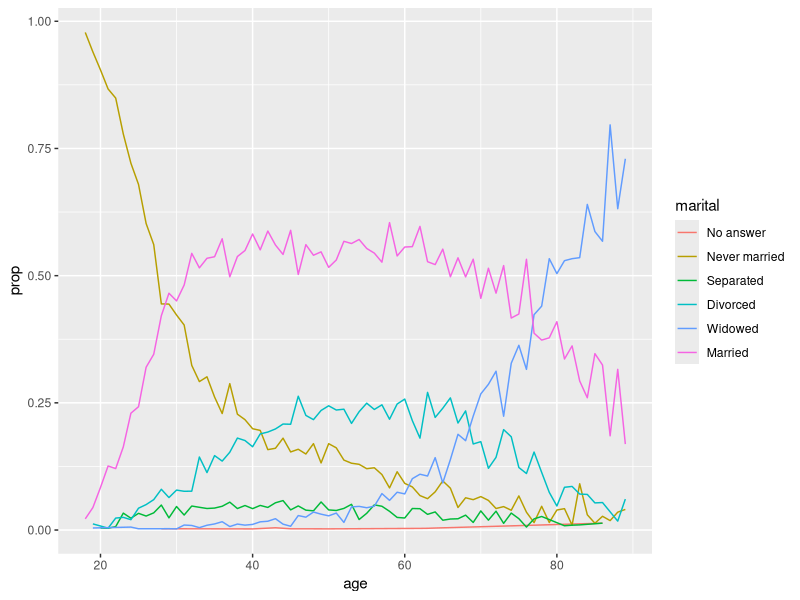
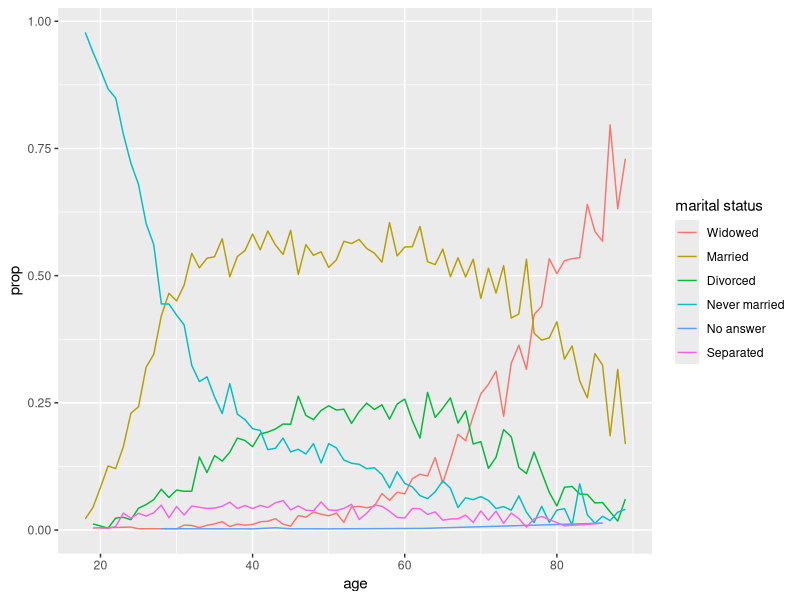

These charts were generated, in order, by the following R code:
## ---- chunk 1
library(tidyverse)
## ---- chunk 2
x1 <- c("Monday", "Tuesday", "Friday", "Saturday", "Sunday", "Friday", "Monday", "Thursday", "Sunday", "Tuesday", "Monday", "Monday")
## ---- chunk 3
x2 <- c("Monday", "Tuesday", "Friday", "Saturday", "Sunday", "Friday", "Monday", 
        "Thursday", "Sunday", "Tuesday", "Monday", "Monday", "Friday", 
        "Saturday", "Sunday", "Friday", "Monday", "Wednesday", "Thursday", 
        "Sunday", "Tuesday", "Monday", "Monday", "Friday", "Saturday", "Sunday", 
        "Friday", "Monday", "Thursday", "Sunday", "Tuesday", "Monday", "Monday",
        "Monday", "Thurday", "Sunday", "Tuesday", "Monday", "Monday", "Friday", 
        "Saturday", "Sunday", "Friday", "Monday", "Wednesday", "Monday", 
        "Thursday", "Sunday", "Tuesday", "Monday", "Monday", "Friday", 
        "Saturday", "Sunday", "Friday", "Monday", "Wednesday")
## ---- chunk 4
bird_observations <- tibble(
  day_of_week = c("Thursday", "Wednesday", "Saturday", "Saturday", 
                  "Monday", "Friday", "Wednesday", "Sunday", 
                  "Friday", "Saturday","Sunday", "Sunday", 
                  "Tuesday", "Friday", "Wednesday", "Saturday" ),
  temperature = c(89,84,81,77,82,73,83,87,89,88,83,75,78,90, 45, 25), 
  bird_type = c("Jay", "Jay", "Robin", "Finch", 
                          "Robin", "Bluebird", "Finch", "Hummingbird", 
                          "Sparrow", "Pigeon", "Sparrow", "Pigeon", 
                          "Hummingbird", "Finch", "Jay", "Hummingbird"))
## ---- chunk 5
by_age <- gss_cat %>%
  filter(!is.na(age)) %>%
  count(age, marital) %>%
  group_by(age) %>%
  mutate(prop = n / sum(n))
by_age

ggplot(data = by_age, mapping = aes(x = age, y = prop, color = marital)) +
  geom_line(na.rm = TRUE)
## ---- chunk 6
ggplot(data = by_age, mapping = aes(x = age, 
                                    y = prop, 
                                    color = fct_reorder2(marital, age, prop))) +
  geom_line(na.rm = TRUE) + 
  labs(color = "marital status")
## ---- chunk 7
weekdays(parse_date("2024-10-16"))
